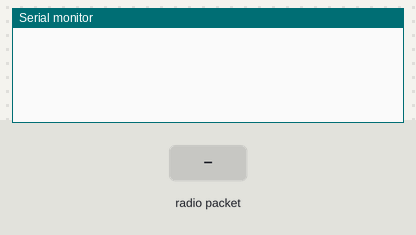
Simulated run of this sketch. Board: Arduino Uno, built with avr-gcc and run on an emulated ATmega328P. Shown: the last lines printed to the serial monitor. The test bench sets the inputs (shaded band). No radio packets arrive unless stated.

Above: at 1.2 s.
1.3 s: radio packet "P" arrives
At 2.5 s:
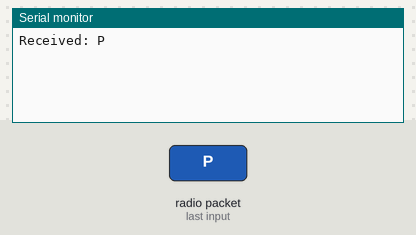
2.8 s: radio packet "S" arrives
At 3.8 s:
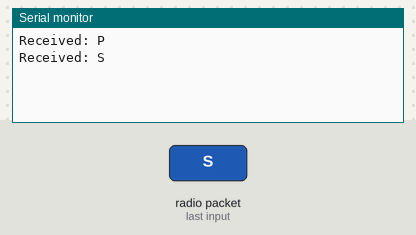
4.3 s: radio packet "R" arrives
At 5.0 s:
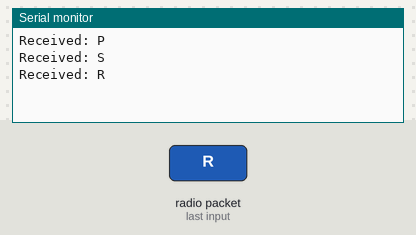
5.8 s: radio packet "D" arrives
At 7.0 s:
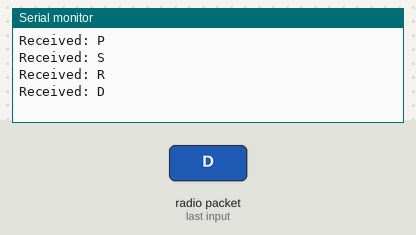
7.3 s: radio packet "1" arrives
At 8.4 s:
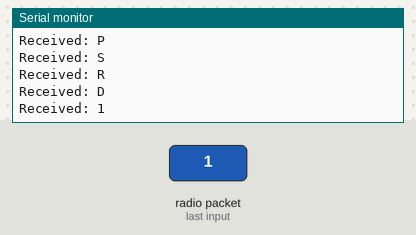

Measured:
- after the input at 1.3 s, the serial monitor: prints a new line at once (image 1)
- after the input at 2.8 s, the serial monitor: prints a new line at once (image 2)
- after the input at 4.3 s, the serial monitor: prints a new line at once (image 3)
- after the input at 5.8 s, the serial monitor: prints a new line at once (image 4)
- after the input at 7.3 s, the serial monitor: prints a new line at once (image 5)

The sketch:

slave.ino
```cpp
#include"main.h" //interface om robot aan/uit/pauze te zetten
#include"comm.h" //kijken of er instructie zijn ontvangen.
#include"parser.h" //nodig om ontvangen instructies te ontleden
#include"debug.h"//nodig om debug informatie door te laten sturen
#include<stdint.h>

bool running;

void setup() {
  Serial.begin(9600);
  startComm();
}

void loop() {
  callHome(); //send debugging information.
  listenHome(); //see if we got instructions.
}

void listenHome() {
  uint8_t buffer[PAYLOAD_SIZE];

  if(read(buffer, PAYLOAD_SIZE)){
    Serial.print("Received: ");
    Serial.println((char*)buffer);
    parse(buffer);
  }
}

void callHome() {
  debug();
}

void pause(){
  running = false;
}

void run(){
  running = true;
}

void stop(){
  running = false;
}
```

comm.cpp
```cpp
#include"comm.h"
#include <RF24_config.h>
#include <RF24.h>
#include <nRF24L01.h>
#include"pin.h"

RF24 rf(CE_PIN, CSN_PIN);

void startComm(){
  uint8_t addresses[][6] = { "RNode", "CNode" };

  rf.begin();
  rf.openReadingPipe(1, addresses[0]);
  rf.openWritingPipe(addresses[1]);
  rf.startListening();
}

bool send(const void *msg, uint8_t size){
  rf.stopListening();
  bool success = rf.write(msg, size);
  rf.startListening();

  return success;
}

bool read(void *buffer, uint8_t size) {
	if (rf.available()) {
	  rf.read(buffer, size);
	  return true;
	}

	return false;
}
```

comm.h
```cpp
#ifndef COMM_H
#define COMM_H

#include<stdint.h>

#define PAYLOAD_SIZE 11

void startComm();
bool send(const void*, uint8_t);
bool read(void*, uint8_t);

#endif
```

debug.cpp
```cpp
#include"debug.h"
#include"main.h" //state van robot
#include"comm.h" //opsturen debug bericht
#include"Arduino.h"

static int debugMask = 0;
void sendTestInfo();
void sendStartMessage();
void sendStopMessage();

void setDebugMask(int mask){
  debugMask = mask;
}

void debug(){
  static long startTime = millis();
  static int pause = 500;
  static long currentTime = 0;

  currentTime = millis();

  if(currentTime - startTime <= pause){
    return;
  }

  startTime = currentTime;

  if(debugMask){
    sendStartMessage();
  }

  if(debugMask & DEBUG_TEST){
    sendTestInfo();
  }

  if(debugMask){
    sendStopMessage();
  }
}

void sendDebugMessage(Debug_Message message){
  send(&message, sizeof message);
}

void sendStartMessage(){
  Debug_Message startMessage = {
    DEBUG_START
  };

  sendDebugMessage(startMessage);
}

void sendStopMessage(){
  Debug_Message stopMessage = {
    DEBUG_STOP
  };

  sendDebugMessage(stopMessage);
}

void sendTestInfo(){
  Debug_Message testMessage = { DEBUG_TEST };
  Debug_Body body;

  body.testInfo = { 999 };
  testMessage.body = body;

  sendDebugMessage(testMessage);
}
```

debug.h
```cpp
#ifndef DEBUG_H
#define DEBUG

#include<stdint.h>

#define DEBUG_TEST 0x01
#define DEBUG_START 0x02
#define DEBUG_STOP 0x04

void setDebugMask(int);
void debug();

typedef struct {
  int testInfo;
} Test_Info;

typedef union {
  Test_Info testInfo;
} Debug_Body;

typedef struct {
  uint8_t type;
  Debug_Body body;
} Debug_Message;

#endif
```

main.h
```cpp
#ifndef MAIN_H
#define MAIN_H

void pause();
void run();
void stop();

#endif
```

parser.cpp
```cpp
#include"parser.h"
#include"main.h"
#include"stdlib.h"
#include"debug.h"
#include"Arduino.h"

void parseDebugCommand(uint8_t*);

void parse(uint8_t *buffer){
  switch(*buffer){

  case 'P':
    pause();
    break;

  case 'S':
    stop();
    break;

  case 'R':
    run();
    break;

  case 'D':
    parseDebugCommand(buffer);
    break;
  }
}

void parseDebugCommand(uint8_t *buffer){
  int debugMask = 0;

  while(*++buffer){
    switch(*buffer){
    case 'S':
      debugMask |= DEBUG_TEST;
      break;
    }
  }

  setDebugMask(debugMask);
}
```

parser.h
```cpp
#ifndef PARSER_H
#define PARSER_H

#include<stdint.h>

void parse(uint8_t*);

#endif
```

pin.h
```cpp
#ifndef PINS_H
#define PINS_H

#define SCK_PIN 13
#define MOSI_PIN 11
#define MISO_PIN 12
#define CE_PIN 9
#define CSN_PIN 10

#endif
```
